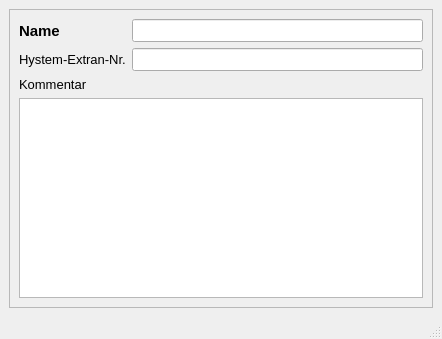
<?xml version="1.0" encoding="UTF-8"?>
<ui version="4.0">
 <class>MainWindow</class>
 <widget class="QMainWindow" name="MainWindow">
  <property name="geometry">
   <rect>
    <x>0</x>
    <y>0</y>
    <width>442</width>
    <height>339</height>
   </rect>
  </property>
  <property name="minimumSize">
   <size>
    <width>300</width>
    <height>170</height>
   </size>
  </property>
  <property name="font">
   <font>
    <family>Tahoma</family>
    <pointsize>10</pointsize>
   </font>
  </property>
  <property name="windowTitle">
   <string>MainWindow</string>
  </property>
  <property name="layoutDirection">
   <enum>Qt::LeftToRight</enum>
  </property>
  <widget class="QWidget" name="centralwidget">
   <layout class="QVBoxLayout" name="verticalLayout">
    <item>
     <widget class="QScrollArea" name="scrollArea">
      <property name="widgetResizable">
       <bool>true</bool>
      </property>
      <widget class="QWidget" name="scrollAreaWidgetContents">
       <property name="geometry">
        <rect>
         <x>0</x>
         <y>0</y>
         <width>418</width>
         <height>289</height>
        </rect>
       </property>
       <layout class="QGridLayout" name="gridLayout">
        <item row="0" column="0">
         <widget class="QLabel" name="label_2">
          <property name="font">
           <font>
            <family>Tahoma</family>
            <pointsize>11</pointsize>
            <weight>75</weight>
            <bold>true</bold>
           </font>
          </property>
          <property name="text">
           <string>Name</string>
          </property>
          <property name="alignment">
           <set>Qt::AlignLeading|Qt::AlignLeft|Qt::AlignVCenter</set>
          </property>
         </widget>
        </item>
        <item row="0" column="1">
         <widget class="QLineEdit" name="bezeichnung">
          <property name="toolTip">
           <string>&lt;html&gt;&lt;head/&gt;&lt;body&gt;&lt;p&gt;Eindeutige Bezeichnung&lt;/p&gt;&lt;/body&gt;&lt;/html&gt;</string>
          </property>
          <property name="statusTip">
           <string>Eindeutige Bezeichnung</string>
          </property>
          <property name="text">
           <string/>
          </property>
         </widget>
        </item>
        <item row="1" column="0">
         <widget class="QLabel" name="label">
          <property name="text">
           <string>&lt;html&gt;&lt;head/&gt;&lt;body&gt;&lt;p&gt;Hystem-Extran-Nr.&lt;/p&gt;&lt;/body&gt;&lt;/html&gt;</string>
          </property>
          <property name="alignment">
           <set>Qt::AlignLeading|Qt::AlignLeft|Qt::AlignVCenter</set>
          </property>
         </widget>
        </item>
        <item row="1" column="1">
         <widget class="QLineEdit" name="he_nr">
          <property name="enabled">
           <bool>true</bool>
          </property>
          <property name="toolTip">
           <string>&lt;html&gt;&lt;head/&gt;&lt;body&gt;&lt;p&gt;Interne Nr., siehe HE-Editor: Hilfe &amp;gt; Aufzählungen: &amp;quot;Pumpen-Typ&amp;quot;&lt;/p&gt;&lt;/body&gt;&lt;/html&gt;</string>
          </property>
          <property name="statusTip">
           <string>Interne Nr., siehe HE-Editor: Hilfe &gt; Aufzählungen: &quot;Pumpen-Typ&quot;</string>
          </property>
          <property name="layoutDirection">
           <enum>Qt::RightToLeft</enum>
          </property>
          <property name="autoFillBackground">
           <bool>false</bool>
          </property>
          <property name="text">
           <string/>
          </property>
          <property name="frame">
           <bool>true</bool>
          </property>
         </widget>
        </item>
        <item row="2" column="0">
         <widget class="QLabel" name="label_4">
          <property name="text">
           <string>Kommentar</string>
          </property>
          <property name="alignment">
           <set>Qt::AlignLeading|Qt::AlignLeft|Qt::AlignVCenter</set>
          </property>
         </widget>
        </item>
        <item row="3" column="0" colspan="2">
         <widget class="QTextEdit" name="bemerkung">
          <property name="toolTip">
           <string>&lt;html&gt;&lt;head/&gt;&lt;body&gt;&lt;p&gt;Platz für zusätzliche Kommentare&lt;/p&gt;&lt;/body&gt;&lt;/html&gt;</string>
          </property>
          <property name="statusTip">
           <string>Platz für zusätzliche Kommentare</string>
          </property>
         </widget>
        </item>
       </layout>
      </widget>
     </widget>
    </item>
   </layout>
  </widget>
  <widget class="QStatusBar" name="statusbar"/>
 </widget>
 <resources/>
 <connections/>
</ui>
